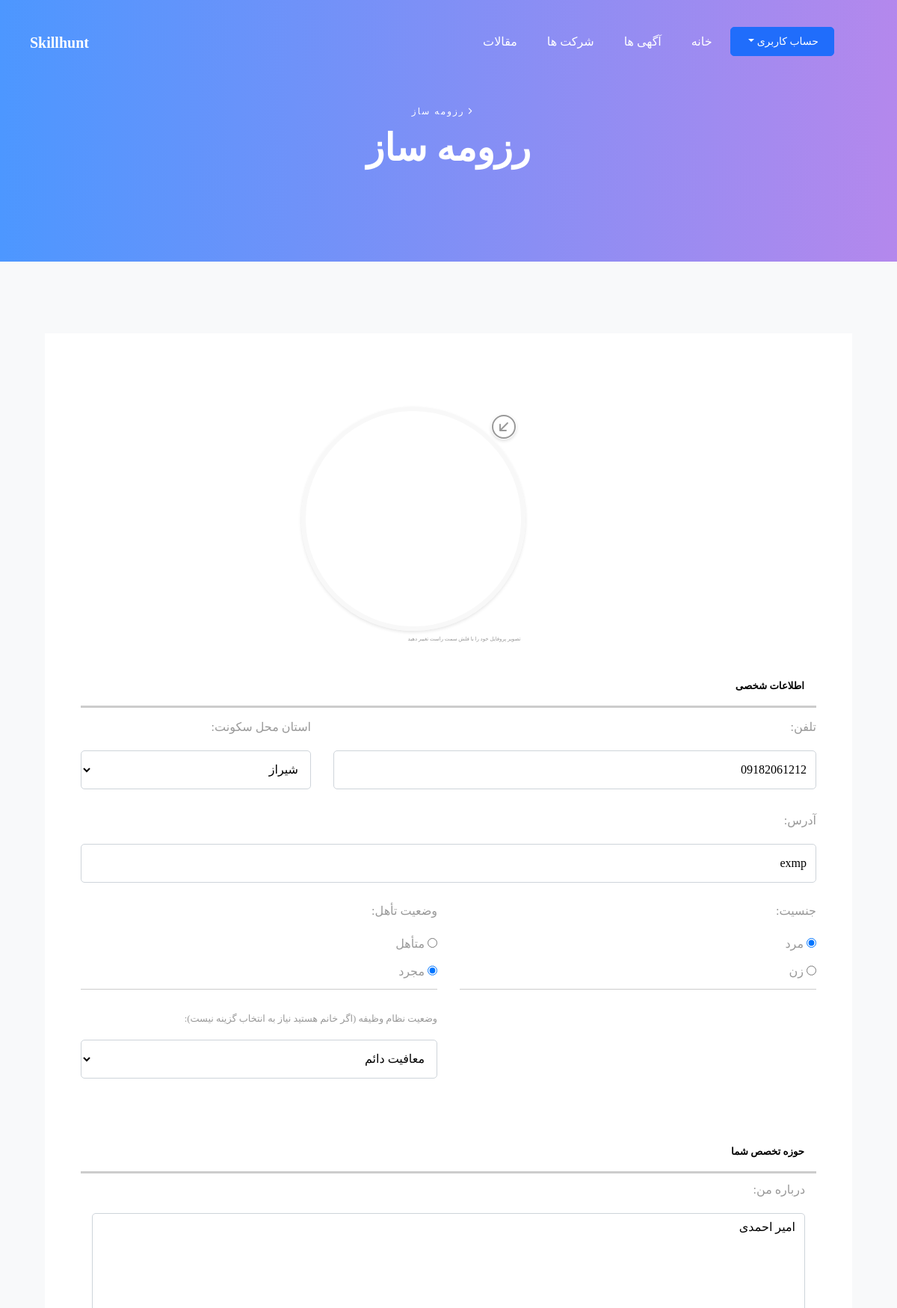
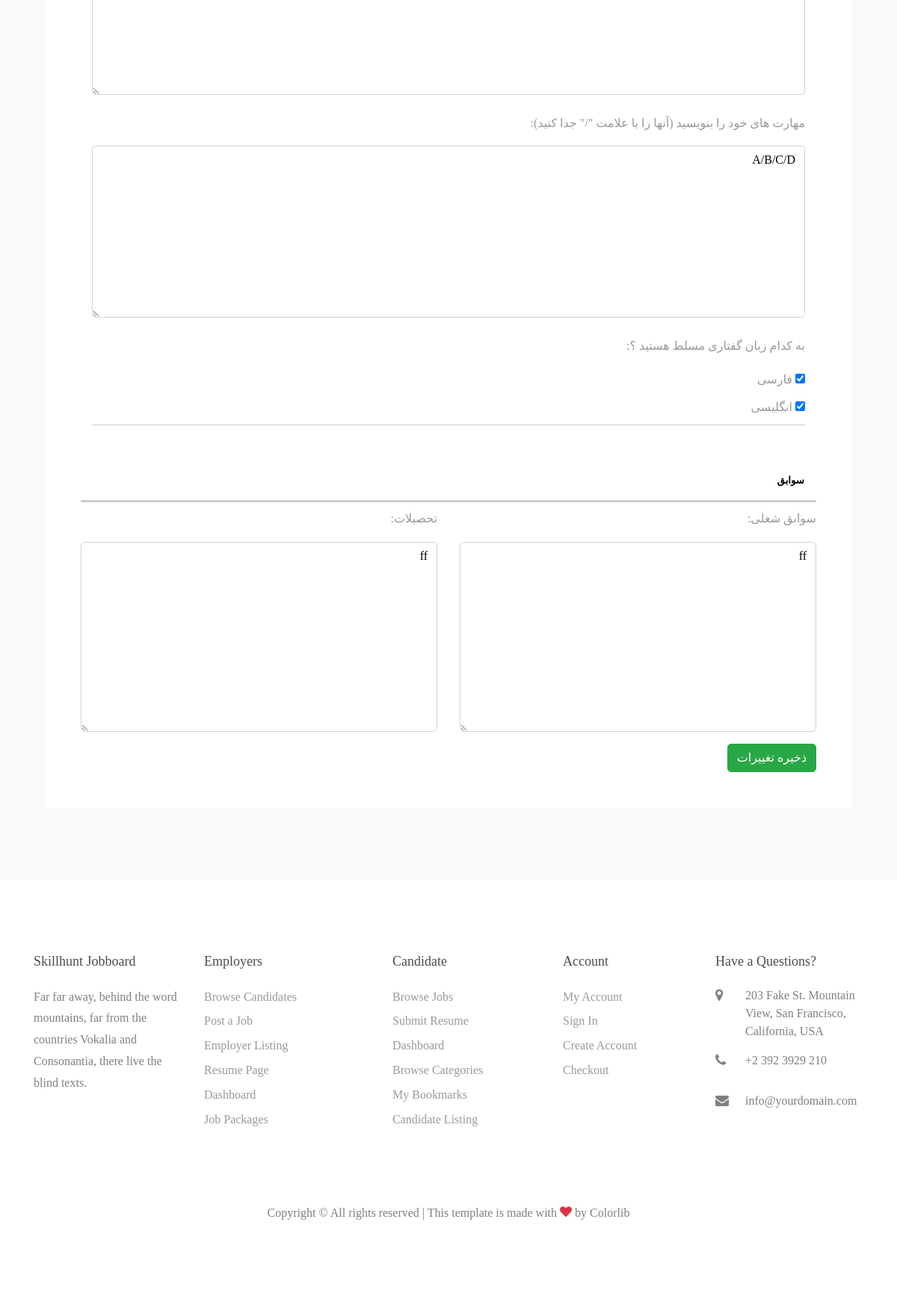
Page /resume/3 (signed in) on the committed database (2 pictures, top to bottom).
### Employee/models.py (models this page shows)
class EmployeeModel(models.Model):
	employee = models.ForeignKey(User , on_delete =models.CASCADE , related_name='employee')
	profile_pic = models.ImageField(null = True,blank = True,upload_to = upload_image_path)
	phone = models.CharField(max_length = 11 , verbose_name = 'تلفن', blank = True , null = True)
	state = models.CharField(max_length = 50 , choices = states_iran , verbose_name = 'استان محل سکونت' , blank = True , null = True)
	address = models.CharField(max_length = 200 , verbose_name = 'آدرس', blank = True , null = True)
	sex = models.CharField(max_length = 10 , choices=sex_types , verbose_name = 'جنسیت', blank = True , null = True)
	marital_status = models.CharField(max_length = 10 , choices=marital , verbose_name = 'وضعیت تأهل', blank = True , null = True)
	about_me = models.TextField(verbose_name = 'درباره من' , blank = True , null = True)
	skills = models.TextField(verbose_name = 'مهارت ها (مهارتهای خود را با "/ یا ،" از هم جدا کنید', blank = True , null = True)
	birth = jmodels.jDateField(verbose_name = 'تارخ تولد' , blank=True , null = True)
	employee_soldier_ship = models.CharField(max_length = 25,choices=employee_soldier_ship_types , verbose_name = 'وضعیت نظام وظیفه (اگر خانم هستید نیاز به انتخاب گزینه نیست)', blank=True , null = True)
	languages = models.ManyToManyField(Languages , verbose_name = 'زبانهای گفتاری مسلط')
	work_experience = models.TextField(verbose_name = 'سوابق شغلی' , blank = True , null = True)
	education = models.TextField(verbose_name = 'تحصیلات', blank=True , null = True)

### Employee/views.py (the view, shortened to what this page needs)
# urls.py: path('resume/<int:pk>' , login_required(UpdateResume.as_view()) , name = 'UpdateResume'),
class UpdateResume(UpdateView):
	form_class = PersonalInfo_ResumeForm
	model = EmployeeModel
	template_name = 'Employee/CreateResume.html'
	def dispatch(self , request , *args , **kwargs):
		obj = self.get_object()
		is_a_manager = Manager.objects.filter(email = self.request.user.username).exists()
		if is_a_manager:
			return redirect('/Managers_Cant_Biuld_Resume')
		if obj.employee != self.request.user:
			return redirect('Home')
		return super(UpdateResume , self).dispatch(request , *args , **kwargs)
	def get_context_data(self , **kwargs):
		obj = self.get_object()
		context = super().get_context_data(**kwargs)
		context['user'] = obj
		context['title'] = 'رزومه ساز'
		return context

### Controllers/models.py (called while the page is built)
    def __str__(self):
        return self.lang_fa_type

### Controllers/templatetags/template-parts.py (called while the page is built)
@register.inclusion_tag('BASE_HTMLs/Nav.html' , takes_context=True)
def Navbar(context , request):
	try:
		is_a_manager = Manager.objects.get(email = request.user.username)
	except:
		is_a_manager = None
	try:
		is_a_employee = EmployeeModel.objects.get(employee = request.user)
	except:
		is_a_employee = None
	context = {}
	if request.user.is_authenticated:
		context['is_a_manager'] = is_a_manager
		context['is_a_employee'] = is_a_employee
		context['request'] = request
	return context

### templates/Employee/CreateResume.html (shortened to what this page needs)
{% extends 'BASE_HTMLs/Base.html' %}
{% block common_content %}
    <section class="ftco-section bg-light" dir="rtl">
		<div class="container ftco-animate text-right">
			<div class="col-md-12">
		<form name = 'PersonalInfoForm' action="{% url 'UpdateResume' pk=user.id %}" class="p-5 bg-white" method="POST" dir="rtl" enctype="multipart/form-data">
        <div class="avatar-upload mb-5">
              <div class="avatar-edit">
                  <label for="profile_pic"></label>
              </div>
              <div class="avatar-preview">
                  <div id="imagePreview" style="background-image: {% if user.profile_pic %}url({{user.profile_pic.url}});{% endif %}">
                  </div>
                  <small>تصویر پروفایل خود را با فلش سمت راست تغییر دهید</small>
              </div>
          </div>
          <h5 class="bb-3 p-3"><strong>اطلاعات شخصی</strong></h5>
            <div class="row form-group mb-5">
                <div class="col-md-8 mb-4  mt-1">
                  <label for="title">{{form.phone.label_tag}}</label>
                    {{form.phone}}
                </div>
                <div class="col-md-4 mb-4  mt-1">
                  <label for="state">{{form.state.label_tag}}</label>
                    {{form.state}}
                </div>
                <div class="col-md-12 mb-4  mt-1">
                  <label for="address">{{form.address.label_tag}}</label>
                    {{form.address}}
                </div>
                <div class="col-md-6 mb-4">
                  <label for="text">{{form.sex.label_tag}}</label>
                    {{form.sex}}
                </div>
                <div class="col-md-6 mb-4">
                  <label for="marital_status">{{form.marital_status.label_tag}}</label>
                    {{form.marital_status}}
                </div>
                <div class="col-md-6 mb-4">
                </div>
                <div class="col-md-6 mb-4">
                  <small><label for="employee_soldier_ship">{{form.employee_soldier_ship.label_tag}}</label></small>
                    {{form.employee_soldier_ship}}
                </div>
            </div>
            <h5 class="bb-3 p-3"><strong>حوزه تخصص شما</strong></h5>
            <div class="">
                <div class="col-md-12 mb-4">
                  <label for="skills">{{form.about_me.label_tag}}</label>
                    {{form.about_me}}
                </div>
              <div class="col-md-12 mb-4">
                  <label for="skills">{{form.skills.label_tag}}</label>
                    {{form.skills}}
                </div>
                <div class="col-md-12 mb-4">
                  <label for="skills">{{form.languages.label_tag}}</label>
                    {{form.languages}}
                </div>
            </div>
            <h5 class="bb-3 p-3 mt-5"><strong>سوابق</strong></h5>
            <div class="row form-group">
                <div class="col-md-6">
                  <label for="skills">{{form.work_experience.label_tag}}</label>
                    {{form.work_experience}}
                </div>
                <div class="col-md-6">
                  <label for="skills">{{form.education.label_tag}}</label>
                    {{form.education}}
                </div>
            </div>
            <button type="submit" class="btn btn-success" name = 'PersonalInfoForm-submit'>ذخیره تغییرات</button>
          </form>
			</div>
		</div>
	</section>
  {% endblock %}

### rows in the picture
EmployeeModel: phone "09182061212", state "شیراز", address "exmp", sex "☑ مرد ☐ زن", marital_status "☐ متأهل ☑ مجرد", employee_soldier_ship "معافیت دائم", about_me "امیر احمدی", skills "A/B/C/D", work_experience "ff", education "ff"

### other values in the picture
{{ title }} "رزومه ساز"
